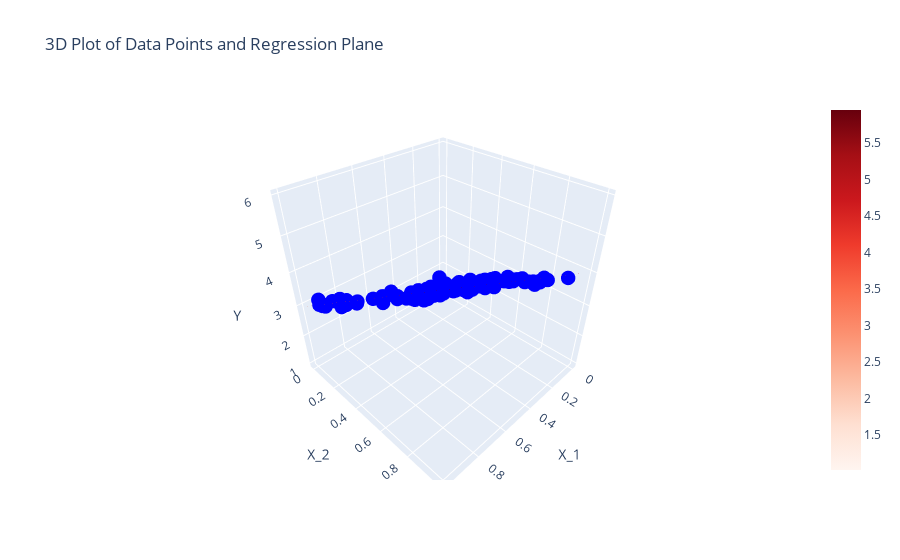

Notebook source saved alongside this figure:
### Code cell
import plotly.graph_objs as go
import plotly.express as px

# Assuming coefficients and intercept from the sklearn linear regression model
coefficients = lreg_sklearn.coef_
intercept = lreg_sklearn.intercept_

# Create meshgrid for the regression plane
xx, yy = np.meshgrid(np.linspace(0, 1, 10), np.linspace(0, 1, 10))
zz = coefficients[0] * xx + coefficients[1] * yy + intercept

# Create the scatter plot for the data points
scatter = go.Scatter3d(
    x=X[:, 0],
    y=X[:, 1],
    z=y,
    mode='markers',
    marker=dict(size=5, color='blue'),
    name='Data Points'
)

# Create the surface plot for the regression plane
surface = go.Surface(
    x=xx,
    y=yy,
    z=zz,
    colorscale='reds',
    opacity=0.5,
    name='Regression Plane'
)

# Create the layout
layout = go.Layout(
    title='3D Plot of Data Points and Regression Plane',
    scene=dict(
        xaxis_title='X_1',
        yaxis_title='X_2',
        zaxis_title='Y'
    )
)

# Combine the scatter and surface plots
fig = go.Figure(data=[scatter, surface], layout=layout)

# Show the plot
fig.show()
